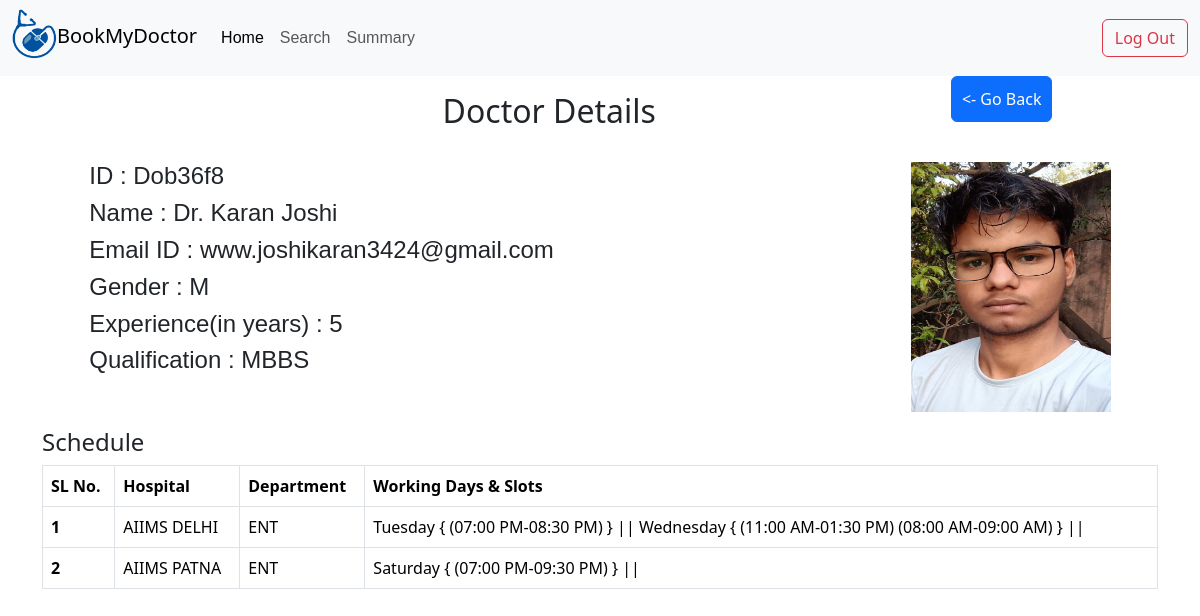
Screenshot of /Dob36f8/doctor/details with the database file from the repository.
### application/models.py (models this page shows)
class Doctor(db.Model):
    id=db.Column(db.String(),primary_key=True)
    email=db.Column(db.String())
    password=db.Column(db.String())
    name=db.Column(db.String())
    gender=db.Column(db.String(1))
    qual=db.Column(db.String())
    exp=db.Column(db.Integer)
    photo=db.Column(db.String())
    deptdocs=db.relationship('Deptdoc',backref='doctor')

class Hospital(db.Model):
    id=db.Column(db.String(),primary_key=True)
    name=db.Column(db.String())
    state=db.Column(db.String())
    city=db.Column(db.String())
    nDept=db.Column(db.Integer,default=0)
    rating=db.Column(db.Float,default=0)
    departments=db.relationship('Department',backref='hospital')

class Department(db.Model):
    id=db.Column(db.String(),primary_key=True)
    name=db.Column(db.String())
    nDoc=db.Column(db.Integer,default=0)
    rating=db.Column(db.Float)
    hid=db.Column(db.String(),db.ForeignKey('hospital.id'))
    deptdocs=db.relationship('Deptdoc',backref='department')

### application/controllers.py (the view)
@app.route('/<docId>/doctor/details')
def docDetails(docId):
    deptdocs=[]
    for d in Deptdoc.query.filter_by(docid=docId).all():
        daysrec=Days.query.filter_by(ddid=d.id).all()
        schedule={}
        for day in daysrec:
            slots=Slots.query.filter_by(daysid=day.id).all()
            if(days[day.day] in schedule):
                schedule[days[day.day]]+=[(i.from_.strftime('%I:%M %p'),i.to.strftime('%I:%M %p')) for i in slots]
            else:
                schedule[days[day.day]]=[(i.from_.strftime('%I:%M %p'),i.to.strftime('%I:%M %p')) for i in slots]
        dept=Department.query.get(d.deptid)
        hosp=Hospital.query.get(dept.hid)
        deptdocs.append((hosp,dept,schedule))
    return render_template('doctor_details.html',doctor=Doctor.query.get(docId),deptdocs=deptdocs)

### templates/doctor_details.html (shortened to what this page needs)
{%extends 'adminbase.html'%}
{%block content%}
   <div class="d-flex justify-content-around">
      <h2 class="text-center mt-3 mb-3">Doctor Details</h2>
   <div>
      <a type="button" class="btn btn-primary" href="/admin/dashboard" ><- Go Back </a>
    </div>
   </div>
   <div class="d-flex justify-content-around mt-3 mb-3" style="font-family: sans-serif;">
      <div>
         <h4>ID : {{doctor.id}}</h4>
         <h4>Name : Dr. {{doctor.name}}</h4>
         <h4>Email ID : {{doctor.email}}</h4>
         <h4>Gender : {{doctor.gender}}</h4>
         <h4>Experience(in years) : {{doctor.exp}}</h4>
         <h4>Qualification : {{doctor.qual}}</h4>
         </div>
      <img src="/static/images/{{doctor.photo}}" width="200" height="250">
   </div>
   <div class="container table-responsive">
      <h4>Schedule</h4>
      <table class="table table-hover table-bordered table-responsive">
         <thead>
           <tr>
             <th scope="col">SL No.</th>
             <th scope="col">Hospital</th>
             <th scope="col">Department</th>
             <th scope="col">Working Days & Slots</th>
           </tr>
         </thead>
         <tbody>
           {%for hosp,dept,schedule in deptdocs%}
           <tr>
             <th scope="row">{{loop.index}}</th>
             <td>{{hosp.name}}</td>
             <td>{{dept.name}}</td>
             <td>{%for s in schedule%}{{s}} { {%for sc in schedule[s]%}({{sc[0]}}-{{sc[1]}}) {%endfor%} } || {%endfor%}</td>
           </tr>
          {%endfor%}
         </tbody>
       </table>
   </div>
{%endblock%}

### templates/adminbase.html (shortened to what this page needs)
<!DOCTYPE html>
<html lang="en">
<head>
    <link href="https://cdn.jsdelivr.net/npm/bootstrap@5.3.3/dist/css/bootstrap.min.css" rel="stylesheet">
    <link rel="stylesheet" href="../static/admin_dash.css">
    <link rel="stylesheet" href="/static/detailsbase.css">
</head>
<body>
  <nav class="navbar navbar-expand-lg bg-body-tertiary">
    <div class="container-fluid">
        <a class="navbar-brand" href="#">
            <img class="logo" src="/static/images/logo.png"  width="45" height="50">BookMyDoctor
        </a>
      <div class="collapse navbar-collapse" id="navbarSupportedContent">
        <ul class="navbar-nav me-auto mb-2 mb-lg-0">
          <li class="nav-item">
            <a class="nav-link active" aria-current="page" href="/admin/dashboard">Home</a>
          </li>
          <li class="nav-item">
            <a class="nav-link" href="/admin/search">Search</a>
          </li>
          <li class="nav-item">
            <a class="nav-link" href="/admin/summary">Summary</a>
          </li>
        </ul>
          <a type="button" href="/" class="btn btn-outline-danger" >Log Out</a>
      </div>
    </div>
</nav>
{%block content%}
{%endblock%}
</body>
</html>

### static/admin_dash.css (style rules this page uses)
.logo { transform: translateY(-4px); font-family: sans-serif; }
.nav-link { font-family: 'Lucida Sans', 'Lucida Sans Regular', 'Lucida Grande', 'Lucida Sans Unicode', Geneva, Verdana, sans-serif; }
.active { color:red; }

### static/detailsbase.css (style rules this page uses)
.btn.btn.btn-primary { padding: 10px; }

### rows the page displays
Doctor: id "Dob36f8", name "Karan Joshi", email "www.joshikaran3424@gmail.com", gender "M", exp "5", qual "MBBS", photo (picture)
Hospital: name "AIIMS DELHI", name "ENT", schedule "Tuesday" "Wednesday", sc "07:00 PM" "11:00 AM" "08:00 AM", sc "08:30 PM" "01:30 PM" "09:00 AM"
Hospital: name "AIIMS PATNA", name "ENT", schedule "Saturday", sc "07:00 PM", sc "09:30 PM"
